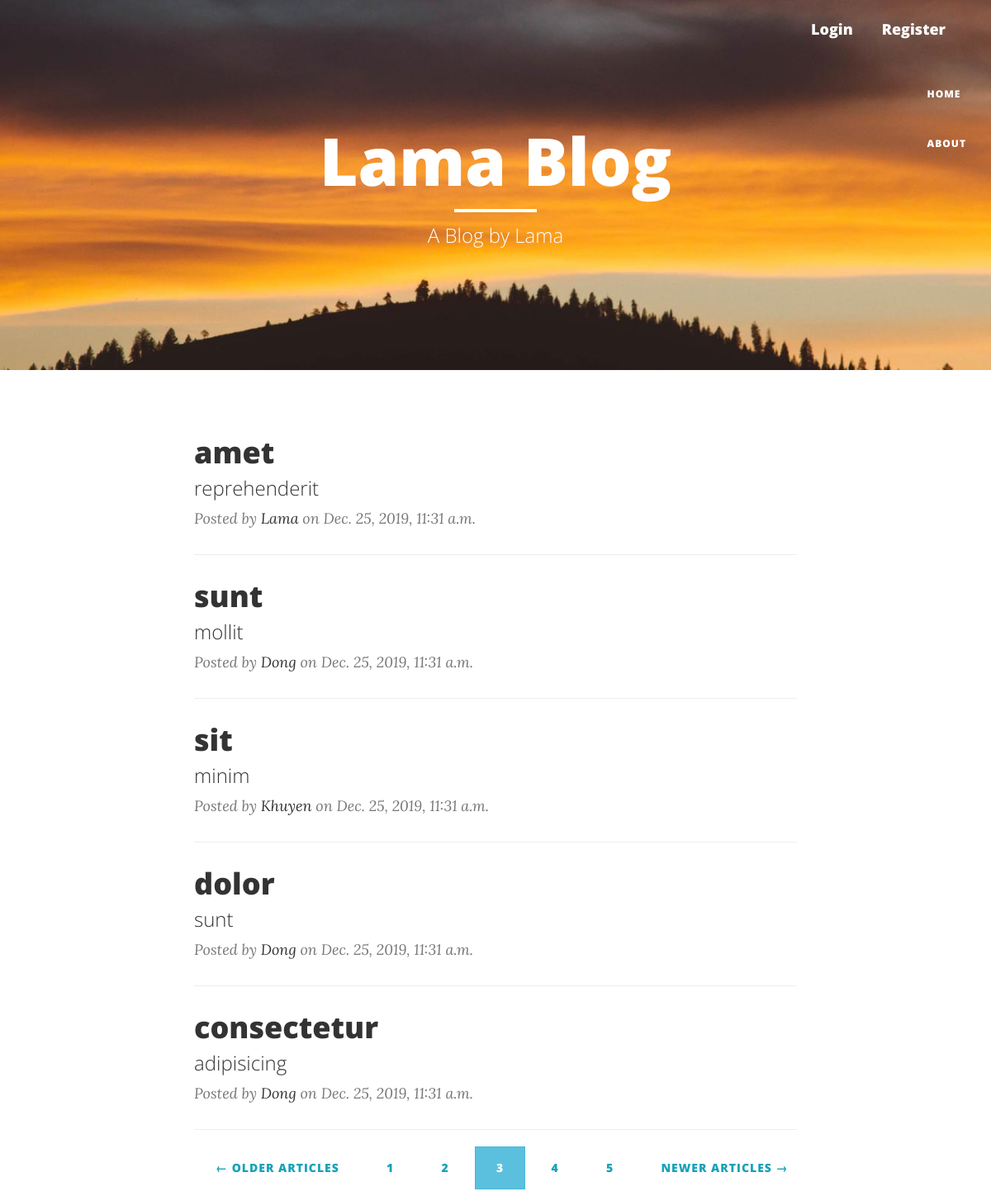
/?page=3, run on the app's committed database.
### blog/models.py (models this page shows, shortened)
class Article(models.Model):
    title = models.CharField(max_length=100)
    intro = models.CharField(max_length=500, null=True)
    content = models.TextField()
    date_posted = models.DateTimeField(default=timezone.now)
    author = models.ForeignKey(User, on_delete=models.CASCADE, related_name='articles')

### blog/views.py (the view)
# urls.py: path('', ArticleListView.as_view(), name='blog-home'),
class ArticleListView(ListView):
    model = Article
    ordering = ['-date_posted']
    paginate_by = 5

### blog/templates/blog/article_list.html
{% extends 'blog/basic.html' %}
{% block header %}
<h1>Lama Blog</h1>
<hr class="small">
<span class="subheading">A Blog by Lama</span>
{% endblock header %}
{% block content %}
<div class="row">
    <div class="col-lg-8 col-lg-offset-2 col-md-10 col-md-offset-1">
        {% for article in object_list %}
            <div class="post-preview">
                <a href="{% url 'article-detail' article.id %}">
                    <h2 class="post-title">
                       {{ article.title }}
                    </h2>
                    <h3 class="post-subtitle">
                        {{ article.intro }}
                    </h3>
                </a>
                <p class="post-meta">Posted by <a href="#">{{ article.author }}</a> on {{ article.date_posted }}</p>
            </div>
        <hr>
        {% endfor %}
        {% if is_paginated %}
            <div style="position: absolute; width: 100%">
                {%  if page_obj.has_previous %}
                    <a class="btn btn-outline-info" href="?page={{ page_obj.previous_page_number }}">&#8592; Older Articles</a>
                {% endif %}
                {% for num in page_obj.paginator.page_range %}
                    {% if page_obj.number == num %}
                        <a class="btn btn-info" href="?page={{ num }}">{{ num }}</a>
                    {%  elif num > page_obj.number|add:'-3' and num < page_obj.number|add:'+3' %}
                        <a class="btn btn-outline-info" href="?page={{ num }}">{{ num }}</a>
                    {% endif %}
                {% endfor %}
                {%  if page_obj.has_next %}
                    <a class="btn btn-outline-info" href="?page={{ page_obj.next_page_number }}">Newer Articles &#8594;</a>
                {% endif %}
            </div>
        {% endif %}
    </div>
</div>
{% endblock content %}

### data on the page
Article: title "amet", intro "reprehenderit", author "Lama", date_posted "Dec. 25, 2019, 11:31 a.m."
Article: title "sunt", intro "mollit", author "Dong", date_posted "Dec. 25, 2019, 11:31 a.m."
Article: title "sit", intro "minim", author "Khuyen", date_posted "Dec. 25, 2019, 11:31 a.m."
Article: title "dolor", intro "sunt", author "Dong", date_posted "Dec. 25, 2019, 11:31 a.m."
Article: title "consectetur", intro "adipisicing", author "Dong", date_posted "Dec. 25, 2019, 11:31 a.m."

### other printed values
{{ num }} "1" "2" "4" "5"
{{ num }} "3"
